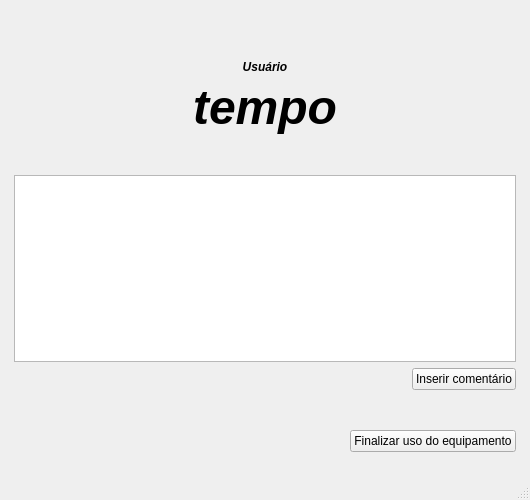
<?xml version="1.0" encoding="UTF-8"?>
<ui version="4.0">
 <class>MainWindow</class>
 <widget class="QMainWindow" name="MainWindow">
  <property name="geometry">
   <rect>
    <x>0</x>
    <y>0</y>
    <width>530</width>
    <height>500</height>
   </rect>
  </property>
  <property name="minimumSize">
   <size>
    <width>530</width>
    <height>500</height>
   </size>
  </property>
  <property name="maximumSize">
   <size>
    <width>530</width>
    <height>500</height>
   </size>
  </property>
  <property name="windowTitle">
   <string>Tempo de uso</string>
  </property>
  <property name="windowOpacity">
   <double>1.000000000000000</double>
  </property>
  <property name="tabShape">
   <enum>QTabWidget::Rounded</enum>
  </property>
  <property name="unifiedTitleAndToolBarOnMac">
   <bool>false</bool>
  </property>
  <widget class="QWidget" name="centralwidget">
   <layout class="QGridLayout" name="gridLayout">
    <item row="1" column="0">
     <spacer name="horizontalSpacer_7">
      <property name="orientation">
       <enum>Qt::Horizontal</enum>
      </property>
      <property name="sizeType">
       <enum>QSizePolicy::Fixed</enum>
      </property>
      <property name="sizeHint" stdset="0">
       <size>
        <width>5</width>
        <height>20</height>
       </size>
      </property>
     </spacer>
    </item>
    <item row="2" column="1">
     <spacer name="verticalSpacer_5">
      <property name="orientation">
       <enum>Qt::Vertical</enum>
      </property>
      <property name="sizeHint" stdset="0">
       <size>
        <width>20</width>
        <height>40</height>
       </size>
      </property>
     </spacer>
    </item>
    <item row="0" column="1">
     <spacer name="verticalSpacer_2">
      <property name="orientation">
       <enum>Qt::Vertical</enum>
      </property>
      <property name="sizeHint" stdset="0">
       <size>
        <width>20</width>
        <height>40</height>
       </size>
      </property>
     </spacer>
    </item>
    <item row="1" column="1">
     <layout class="QVBoxLayout" name="verticalLayout">
      <property name="sizeConstraint">
       <enum>QLayout::SetMaximumSize</enum>
      </property>
      <item>
       <spacer name="verticalSpacer">
        <property name="orientation">
         <enum>Qt::Vertical</enum>
        </property>
        <property name="sizeHint" stdset="0">
         <size>
          <width>20</width>
          <height>40</height>
         </size>
        </property>
       </spacer>
      </item>
      <item>
       <widget class="QLabel" name="lbl_usuario">
        <property name="font">
         <font>
          <weight>75</weight>
          <italic>true</italic>
          <bold>true</bold>
         </font>
        </property>
        <property name="text">
         <string>Usuário</string>
        </property>
        <property name="alignment">
         <set>Qt::AlignCenter</set>
        </property>
       </widget>
      </item>
      <item>
       <layout class="QHBoxLayout" name="horizontalLayout_3">
        <property name="leftMargin">
         <number>40</number>
        </property>
        <property name="rightMargin">
         <number>40</number>
        </property>
        <item>
         <widget class="QLabel" name="lbl_tempo">
          <property name="font">
           <font>
            <pointsize>36</pointsize>
            <weight>75</weight>
            <italic>true</italic>
            <bold>true</bold>
           </font>
          </property>
          <property name="text">
           <string>tempo</string>
          </property>
          <property name="alignment">
           <set>Qt::AlignCenter</set>
          </property>
         </widget>
        </item>
       </layout>
      </item>
      <item>
       <spacer name="verticalSpacer_3">
        <property name="orientation">
         <enum>Qt::Vertical</enum>
        </property>
        <property name="sizeHint" stdset="0">
         <size>
          <width>20</width>
          <height>40</height>
         </size>
        </property>
       </spacer>
      </item>
      <item>
       <widget class="QTextEdit" name="txt_comentario"/>
      </item>
      <item>
       <layout class="QHBoxLayout" name="horizontalLayout_4">
        <item>
         <spacer name="horizontalSpacer_6">
          <property name="orientation">
           <enum>Qt::Horizontal</enum>
          </property>
          <property name="sizeHint" stdset="0">
           <size>
            <width>40</width>
            <height>20</height>
           </size>
          </property>
         </spacer>
        </item>
        <item>
         <widget class="QPushButton" name="btn_comentario">
          <property name="text">
           <string>Inserir comentário</string>
          </property>
         </widget>
        </item>
       </layout>
      </item>
      <item>
       <spacer name="verticalSpacer_4">
        <property name="orientation">
         <enum>Qt::Vertical</enum>
        </property>
        <property name="sizeHint" stdset="0">
         <size>
          <width>20</width>
          <height>40</height>
         </size>
        </property>
       </spacer>
      </item>
      <item>
       <layout class="QHBoxLayout" name="horizontalLayout_6">
        <item>
         <spacer name="horizontalSpacer_3">
          <property name="orientation">
           <enum>Qt::Horizontal</enum>
          </property>
          <property name="sizeHint" stdset="0">
           <size>
            <width>40</width>
            <height>20</height>
           </size>
          </property>
         </spacer>
        </item>
        <item>
         <widget class="QPushButton" name="btn_sair">
          <property name="sizePolicy">
           <sizepolicy hsizetype="Fixed" vsizetype="Fixed">
            <horstretch>0</horstretch>
            <verstretch>0</verstretch>
           </sizepolicy>
          </property>
          <property name="text">
           <string>Finalizar uso do equipamento</string>
          </property>
         </widget>
        </item>
       </layout>
      </item>
     </layout>
    </item>
    <item row="1" column="2">
     <spacer name="horizontalSpacer_8">
      <property name="orientation">
       <enum>Qt::Horizontal</enum>
      </property>
      <property name="sizeType">
       <enum>QSizePolicy::Fixed</enum>
      </property>
      <property name="sizeHint" stdset="0">
       <size>
        <width>5</width>
        <height>5</height>
       </size>
      </property>
     </spacer>
    </item>
   </layout>
  </widget>
  <widget class="QMenuBar" name="menubar">
   <property name="geometry">
    <rect>
     <x>0</x>
     <y>0</y>
     <width>530</width>
     <height>18</height>
    </rect>
   </property>
  </widget>
  <widget class="QStatusBar" name="statusbar"/>
 </widget>
 <tabstops>
  <tabstop>btn_comentario</tabstop>
  <tabstop>btn_sair</tabstop>
  <tabstop>txt_comentario</tabstop>
 </tabstops>
 <resources/>
 <connections/>
</ui>
